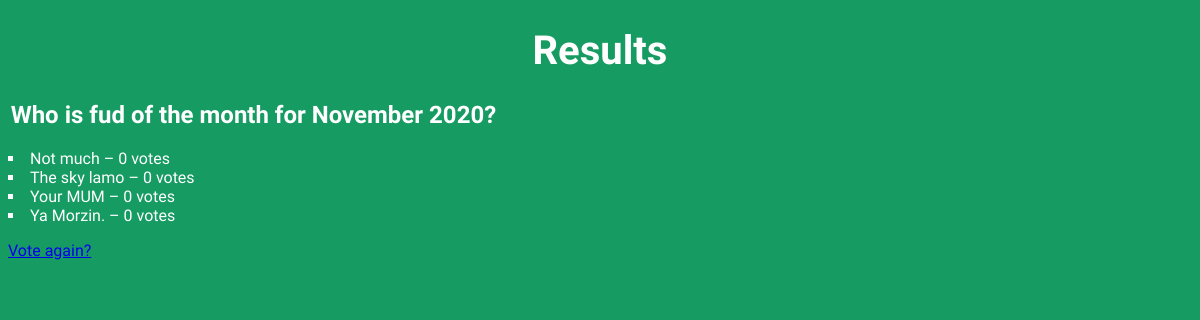
The page /polls/1/results on the database as committed earlier.
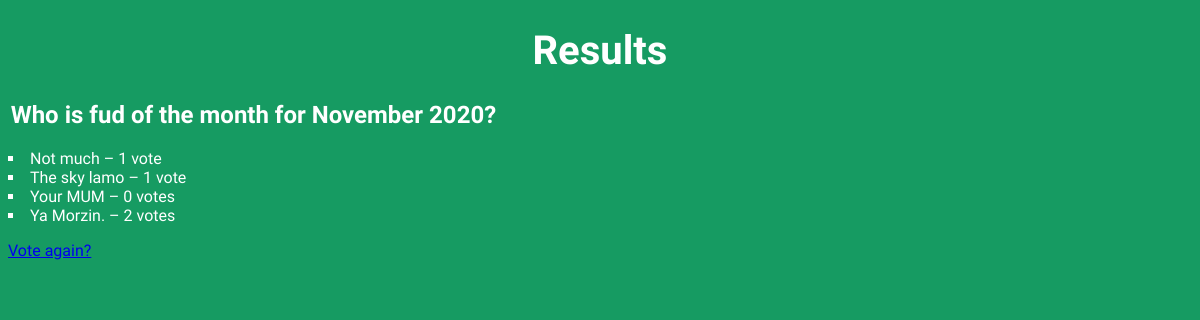
The same page on the database as committed later.
### polls/models.py (models this page shows, shortened)
class Choice(models.Model):
    question = models.ForeignKey(Question, on_delete = models.CASCADE)
    choice_text = models.CharField(max_length = 200)
    votes = models.IntegerField(default = 0)

### polls/views.py (the view)
# urls.py: path('<int:pk>/results', views.ResultsView.as_view(), name = 'results'),
class ResultsView(generic.DetailView):
    model = Question
    template_name = 'polls/results.html'

### polls/templates/polls/results.html (shortened to what this page needs)
<!DOCTYPE html>
<html lang="en">
    <head>
        {% load static %}
        <link href="{% static 'polls/style.css' %}" rel="stylesheet"/>
    </head>
    <body>
        <h1>Results</h1>
        <h2>{{ question.question_text }}</h2>
            <ul>
            {% for choice in question.choice_set.all %}
                <li>{{ choice.choice_text }} – {{ choice.votes }} vote{{ choice.votes|pluralize }}</li>
            {% endfor %}
            </ul>
        <a href="{% url 'polls:detail' question.id %}">Vote again?</a>
    </body>
</html>

Rows that differ between the two databases and show on the page:
changed Choice "Not much": votes "0" → "1"
changed Choice "The sky lamo": votes "0" → "1"
changed Choice "Ya Morzin.": votes "0" → "2"
